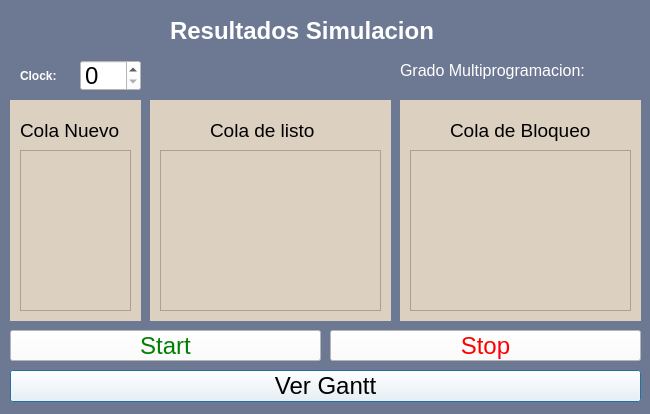
<?xml version="1.0" encoding="UTF-8"?>
<ui version="4.0">
 <class>Resultado_Simulacion</class>
 <widget class="QDialog" name="Resultado_Simulacion">
  <property name="geometry">
   <rect>
    <x>0</x>
    <y>0</y>
    <width>650</width>
    <height>414</height>
   </rect>
  </property>
  <property name="font">
   <font>
    <pointsize>18</pointsize>
   </font>
  </property>
  <property name="windowTitle">
   <string>Resultados Simulación</string>
  </property>
  <property name="styleSheet">
   <string notr="true">background-color:#6d7993;</string>
  </property>
  <widget class="QLabel" name="labelTitulo">
   <property name="geometry">
    <rect>
     <x>170</x>
     <y>10</y>
     <width>311</width>
     <height>41</height>
    </rect>
   </property>
   <property name="font">
    <font>
     <pointsize>18</pointsize>
     <weight>75</weight>
     <bold>true</bold>
    </font>
   </property>
   <property name="styleSheet">
    <string notr="true">color:white;</string>
   </property>
   <property name="text">
    <string>Resultados Simulacion</string>
   </property>
  </widget>
  <widget class="QWidget" name="widget" native="true">
   <property name="geometry">
    <rect>
     <x>150</x>
     <y>100</y>
     <width>241</width>
     <height>221</height>
    </rect>
   </property>
   <property name="styleSheet">
    <string notr="true">background-color: #dcd0c0;</string>
   </property>
   <widget class="QTableWidget" name="tableWidgetCListo">
    <property name="geometry">
     <rect>
      <x>10</x>
      <y>50</y>
      <width>221</width>
      <height>161</height>
     </rect>
    </property>
   </widget>
   <widget class="QLabel" name="labelColaListo">
    <property name="geometry">
     <rect>
      <x>60</x>
      <y>20</y>
      <width>131</width>
      <height>21</height>
     </rect>
    </property>
    <property name="font">
     <font>
      <pointsize>14</pointsize>
      <weight>50</weight>
      <bold>false</bold>
     </font>
    </property>
    <property name="text">
     <string>Cola de listo</string>
    </property>
   </widget>
  </widget>
  <widget class="QPushButton" name="pushButton_verGantt">
   <property name="geometry">
    <rect>
     <x>10</x>
     <y>370</y>
     <width>631</width>
     <height>32</height>
    </rect>
   </property>
   <property name="styleSheet">
    <string notr="true">background-color:white;</string>
   </property>
   <property name="text">
    <string>Ver Gantt</string>
   </property>
  </widget>
  <widget class="QWidget" name="widget_2" native="true">
   <property name="geometry">
    <rect>
     <x>400</x>
     <y>100</y>
     <width>241</width>
     <height>221</height>
    </rect>
   </property>
   <property name="styleSheet">
    <string notr="true">background-color: #dcd0c0;</string>
   </property>
   <widget class="QTableWidget" name="tableWidgetCBloqueado">
    <property name="geometry">
     <rect>
      <x>10</x>
      <y>50</y>
      <width>221</width>
      <height>161</height>
     </rect>
    </property>
   </widget>
   <widget class="QLabel" name="labelColaBloqueo">
    <property name="geometry">
     <rect>
      <x>50</x>
      <y>20</y>
      <width>161</width>
      <height>21</height>
     </rect>
    </property>
    <property name="font">
     <font>
      <pointsize>14</pointsize>
      <weight>50</weight>
      <bold>false</bold>
     </font>
    </property>
    <property name="text">
     <string>Cola de Bloqueo</string>
    </property>
   </widget>
  </widget>
  <widget class="QLabel" name="labelGradoMulti">
   <property name="geometry">
    <rect>
     <x>400</x>
     <y>50</y>
     <width>241</width>
     <height>41</height>
    </rect>
   </property>
   <property name="font">
    <font>
     <pointsize>12</pointsize>
     <weight>50</weight>
     <bold>false</bold>
    </font>
   </property>
   <property name="styleSheet">
    <string notr="true">color:white;</string>
   </property>
   <property name="text">
    <string>Grado Multiprogramacion:</string>
   </property>
   <property name="textFormat">
    <enum>Qt::AutoText</enum>
   </property>
  </widget>
  <widget class="QLabel" name="labelClock">
   <property name="geometry">
    <rect>
     <x>20</x>
     <y>60</y>
     <width>60</width>
     <height>31</height>
    </rect>
   </property>
   <property name="font">
    <font>
     <weight>75</weight>
     <bold>true</bold>
    </font>
   </property>
   <property name="styleSheet">
    <string notr="true">color:white;</string>
   </property>
   <property name="text">
    <string>Clock:</string>
   </property>
  </widget>
  <widget class="QSpinBox" name="spinBoxClock">
   <property name="geometry">
    <rect>
     <x>80</x>
     <y>60</y>
     <width>61</width>
     <height>31</height>
    </rect>
   </property>
   <property name="autoFillBackground">
    <bool>false</bool>
   </property>
   <property name="styleSheet">
    <string notr="true">background-color:white;</string>
   </property>
  </widget>
  <widget class="QPushButton" name="pushButtonStart">
   <property name="geometry">
    <rect>
     <x>10</x>
     <y>330</y>
     <width>311</width>
     <height>31</height>
    </rect>
   </property>
   <property name="styleSheet">
    <string notr="true">background-color:white;
color:green;</string>
   </property>
   <property name="text">
    <string>Start</string>
   </property>
  </widget>
  <widget class="QPushButton" name="pushButtonStop">
   <property name="geometry">
    <rect>
     <x>330</x>
     <y>330</y>
     <width>311</width>
     <height>31</height>
    </rect>
   </property>
   <property name="styleSheet">
    <string notr="true">background-color:white;
color:red;
</string>
   </property>
   <property name="text">
    <string>Stop</string>
   </property>
  </widget>
  <widget class="QWidget" name="widget_3" native="true">
   <property name="geometry">
    <rect>
     <x>10</x>
     <y>100</y>
     <width>131</width>
     <height>221</height>
    </rect>
   </property>
   <property name="styleSheet">
    <string notr="true">background-color: #dcd0c0;</string>
   </property>
   <widget class="QTableWidget" name="tableWidgetCNuevo">
    <property name="geometry">
     <rect>
      <x>10</x>
      <y>50</y>
      <width>111</width>
      <height>161</height>
     </rect>
    </property>
   </widget>
   <widget class="QLabel" name="labelColaNuevo">
    <property name="geometry">
     <rect>
      <x>10</x>
      <y>20</y>
      <width>171</width>
      <height>21</height>
     </rect>
    </property>
    <property name="font">
     <font>
      <pointsize>14</pointsize>
      <weight>50</weight>
      <bold>false</bold>
     </font>
    </property>
    <property name="text">
     <string>Cola Nuevo</string>
    </property>
   </widget>
  </widget>
 </widget>
 <resources/>
 <connections/>
</ui>
